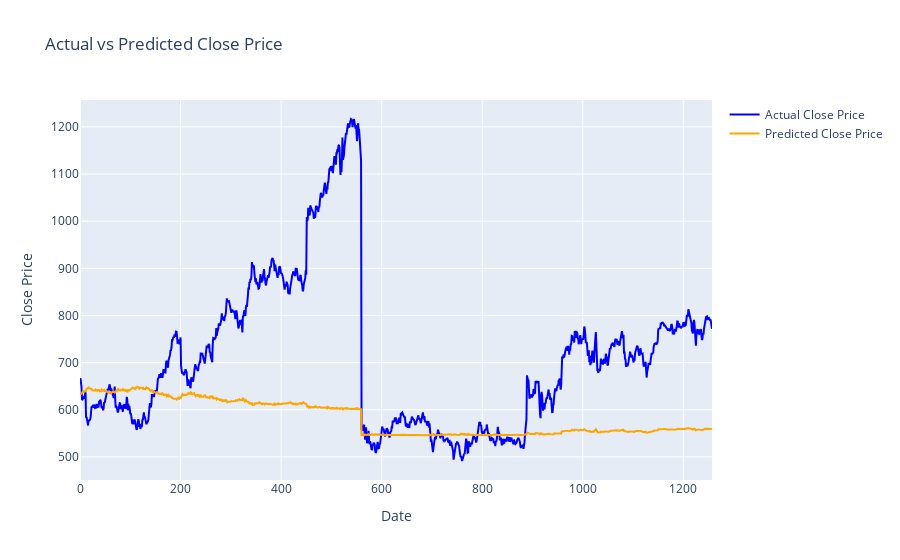

The notebook cell saved with this chart:
### Code cell
# Plotly intearctive plot between actual close price and predicted close price 
import plotly.graph_objs as go

# Function to get predictions for each row in the dataset
def get_predictions(model, data):
    model.eval()
    with torch.no_grad():
        inputs = data[:, :-1].unsqueeze(1).to(device)
        outputs = model(inputs).squeeze().cpu().numpy()
        return outputs

# Apply manual inverse transformation
predicted_close_prices = predictions * (data['Close'].max() - data['Close'].min()) + data['Close'].min()

# Create interactive plot showing predictions for each row
fig = go.Figure()

# Plot actual close prices
fig.add_trace(go.Scatter(x=data.index, y=data['Close'], mode='lines', name='Actual Close Price', line=dict(color='blue')))

# Plot predicted close prices
fig.add_trace(go.Scatter(x=data.index, y=predicted_close_prices.flatten(), mode='lines', name='Predicted Close Price', line=dict(color='orange')))

# Set plot layout
fig.update_layout(title='Actual vs Predicted Close Price', xaxis_title='Date', yaxis_title='Close Price')

# Show plot
fig.show()

### Figure 1 — Plotly figure (JSON) as saved in the notebook; plotly's stock layout.template omitted (floating-point values rounded to 4 significant figures; data arrays with more than 128 entries replaced by an {"elided": "..."} marker saying what was removed)
{"data": [{"line": {"color": "blue"}, "mode": "lines", "name": "Actual Close Price", "type": "scatter", "x": {"elided": "1258 int values"}, "y": {"elided": "1258 float values"}}, {"line": {"color": "orange"}, "mode": "lines", "name": "Predicted Close Price", "type": "scatter", "x": {"elided": "1258 int values"}, "y": {"elided": "1258 float values"}}], "layout": {"title": {"text": "Actual vs Predicted Close Price"}, "xaxis": {"title": {"text": "Date"}}, "yaxis": {"title": {"text": "Close Price"}}}}
